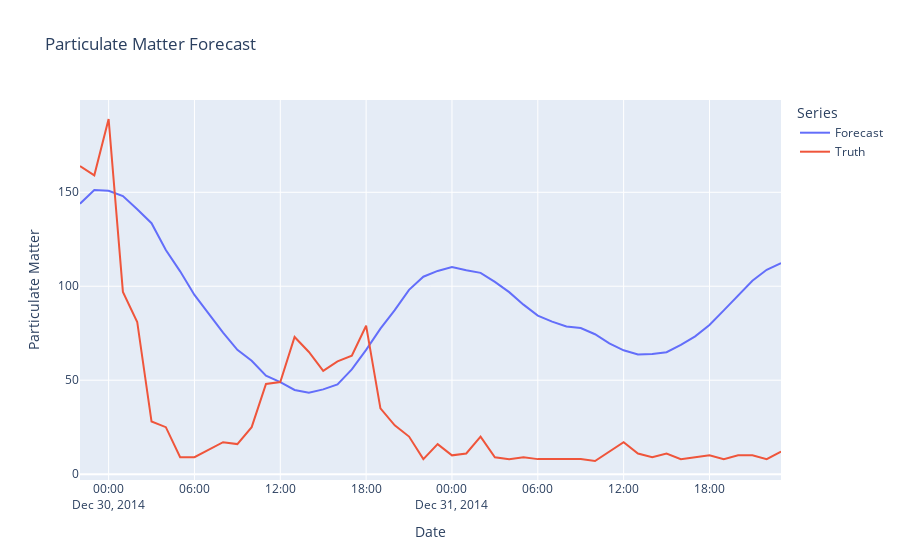

Notebook source saved alongside this figure:
### Code cell
truth = data[['pm2.5','TEMP','PRES','Iws']].dropna()[-50:]

# Create and format the figure
fig = px.line(x = truth.index, 
        y=[fcast['pm2.5'], truth['pm2.5']],
        title = 'Particulate Matter Forecast',
        labels = {
            'value' : 'Particulate Matter',
            'x' : 'Date',
            'variable' : 'Series'
        })

# Renaming the series
fig.data[0].name = "Forecast"
fig.data[1].name = "Truth"

fig
